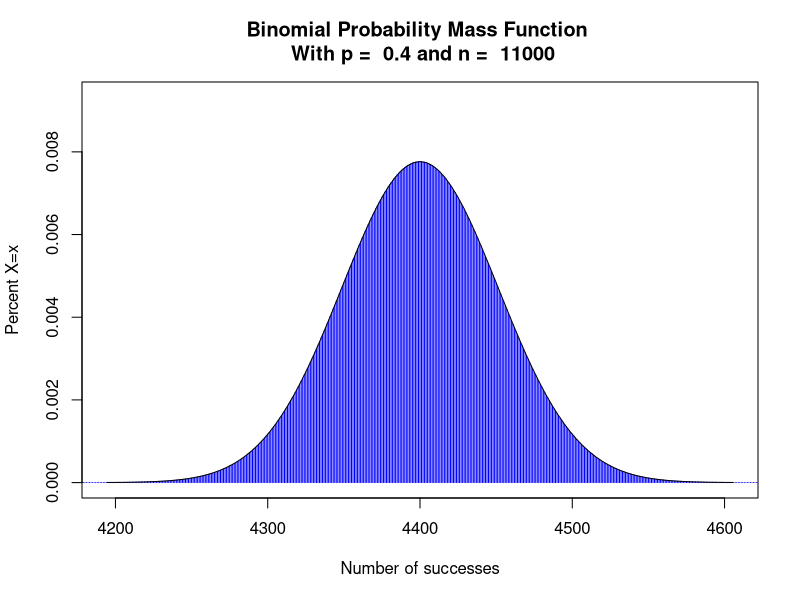
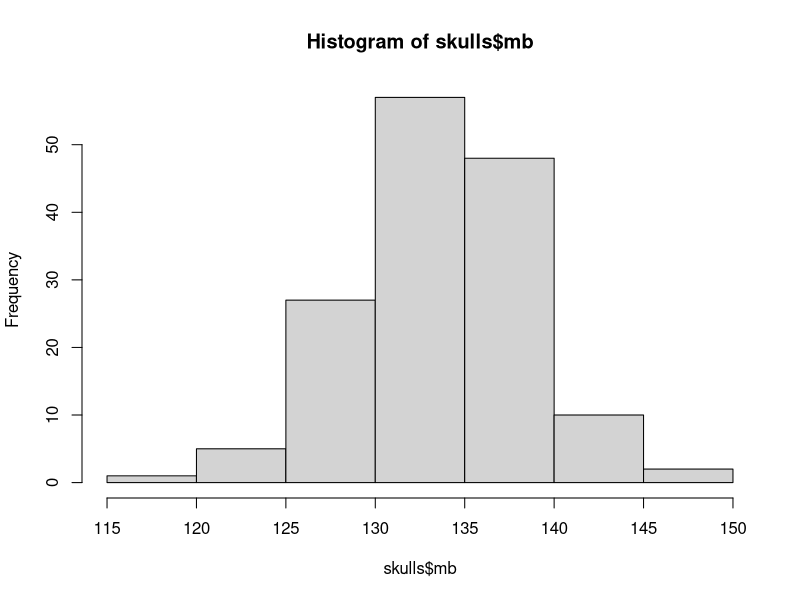
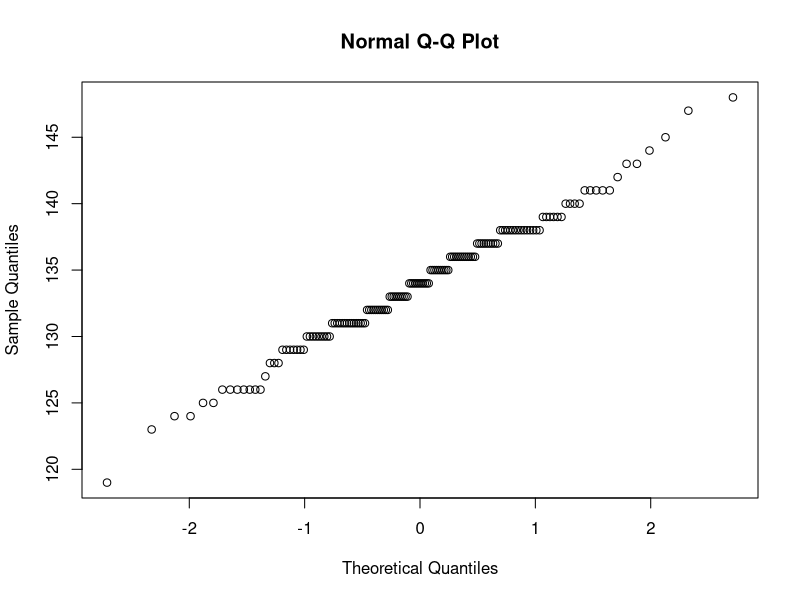
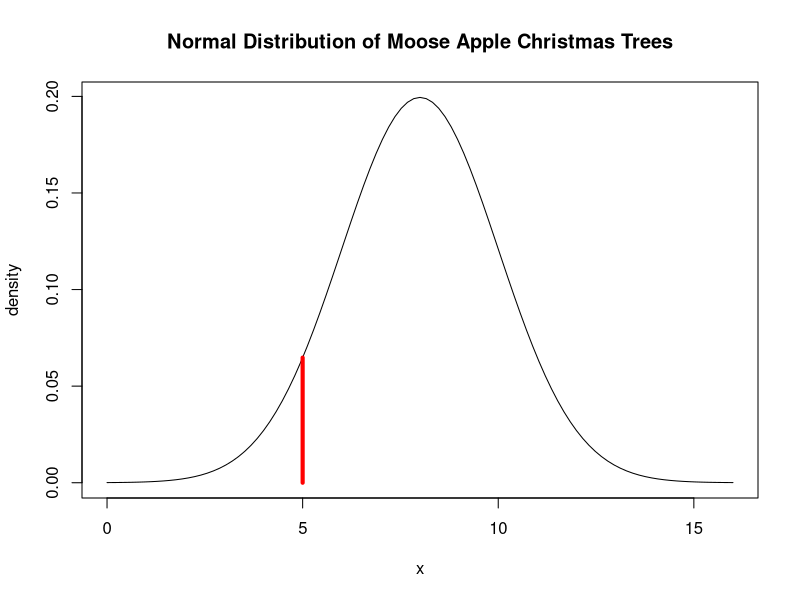

R code for these plots, in order:
## ---- chunk 1
knitr::opts_chunk$set(echo = TRUE)
## ---- chunk 2
set.seed(200)
## ---- chunk 3
dbinom(2, 9, 0.4)
## ---- chunk 4
pbinom(2, 9, 0.4)
## ---- chunk 5
9*0.4
sqrt(9*0.4*0.6)
## ---- chunk 6
0.6^9
## ---- chunk 7
pbinom(5, 11, 0.6)
1 - pbinom(5, 11, 0.4)
## ---- chunk 8
n <- 11000
p <- 0.4

plot( 0:n, dbinom( 0:n, n, p),
      main = paste("Binomial Probability Mass Function \n", "With p = ", p, "and n = ", n),
      xlim = c(n*p - 4* sqrt(n*p*(1-p) ), (n*p + 4* sqrt(n*p*(1-p) )) ),
      ylim = c(0, dbinom( round(n*p), n, p)*1.2 ),
      col = "blue",
      pch = 20,
      cex = 2,
      xlab = "Number of successes",
      ylab = "Percent X=x",
      type = "h",
            )

#add Normal model curve using the mean and sd of Binomial model
curve( dnorm( x, n*p, sqrt(n*p*(1-p) )  ),
       add = TRUE)

## ---- chunk 9
1 - pnorm(6000, n*p, sqrt(n*p*(1-p)))
## ---- chunk 10
skulls <- read.csv("skulls.csv")
## ---- chunk 11
hist(skulls$mb)
## ---- chunk 12
qqnorm(skulls$mb)
## ---- chunk 13
qnorm(0.9, 8, 2)
## ---- chunk 14
#draw the Normal distribution
curve( dnorm(x, mean=8, sd=2),
       xlim=c(0, 16),  #pick your xlim by taking the mean - 4sd and mean +4sd
       main="Normal Distribution of Moose Apple Christmas Trees",
       ylab="density")

#add a segment at our value of note
segments( 5, 0,
          5, dnorm(5, mean=8, sd=2), 
          col = "red",
          lwd = 4)
## ---- chunk 15
1 - pnorm(5, 8, 2)
## ---- chunk 16
sample.christmas.trees = rnorm(2000, mean=8, sd=2)
head(sample.christmas.trees)
## ---- chunk 17
sellable.christmas.trees = sample.christmas.trees[sample.christmas.trees > 5]
head(sellable.christmas.trees, 10)
length(sellable.christmas.trees)
